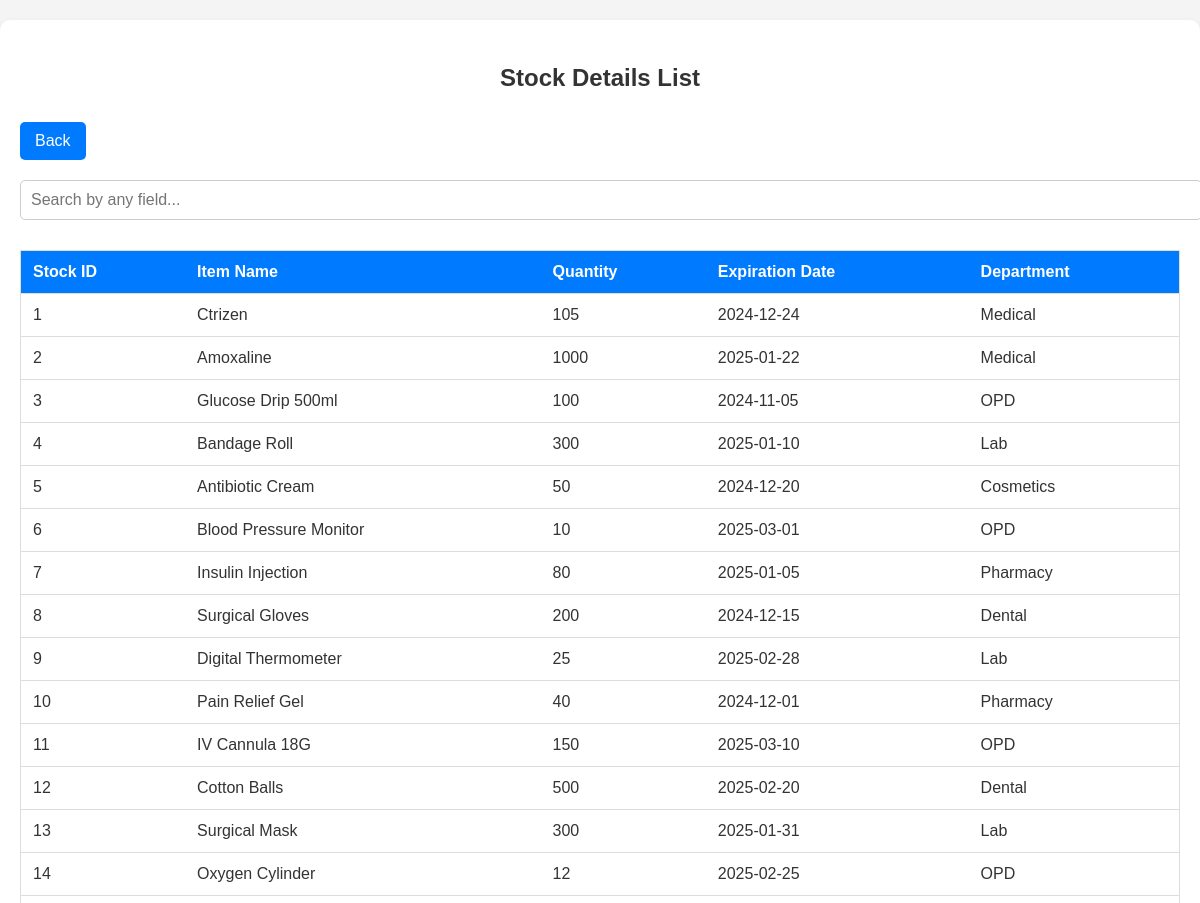
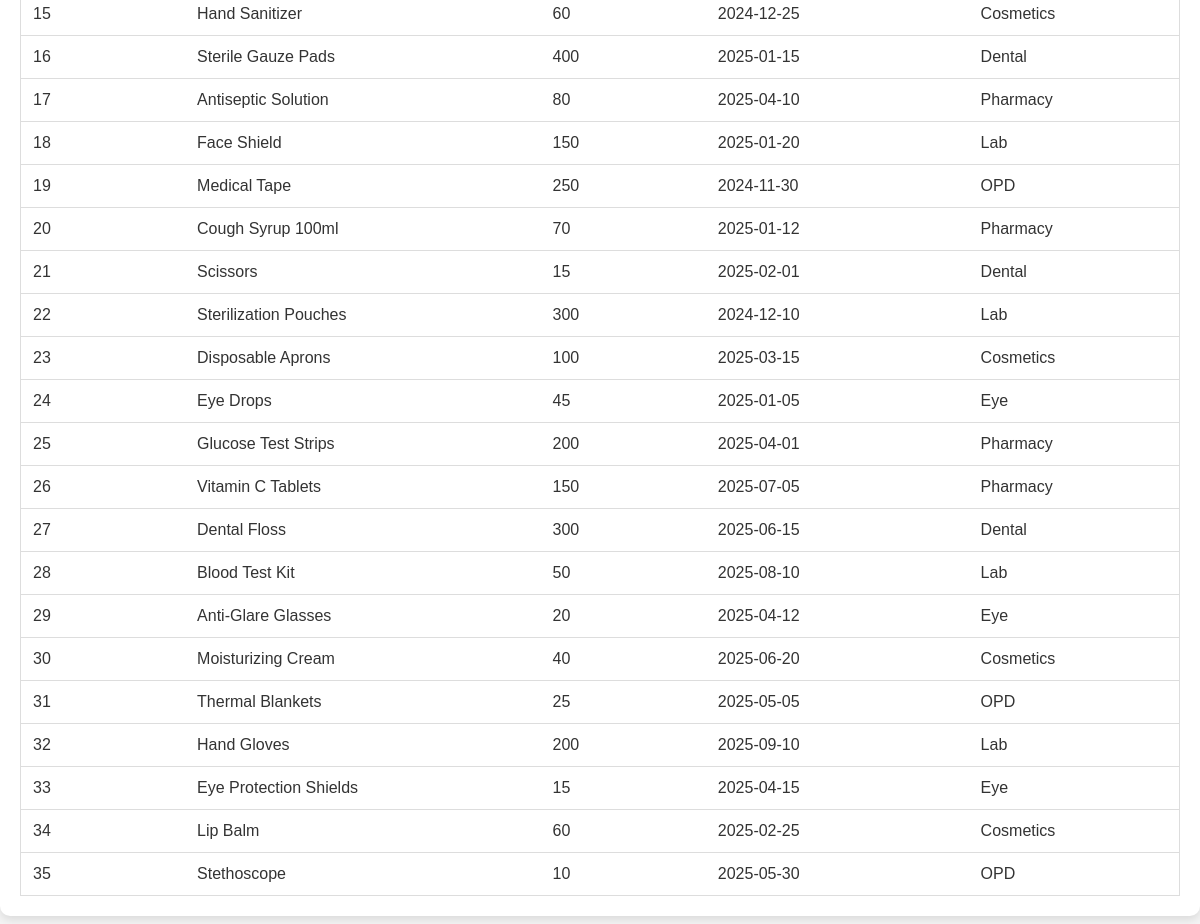
/hospital/cstock.php, run on the app's committed database (2 pictures, top to bottom).
### tables this page shows
CREATE TABLE `stock_details` (
  `stock_id` int(11) NOT NULL,
  `item_name` varchar(30) NOT NULL,
  `quantity` int(11) NOT NULL,
  `ex_date` date NOT NULL,
  `department` varchar(30) NOT NULL,
  `time` timestamp NOT NULL DEFAULT current_timestamp() ON UPDATE current_timestamp()
);

### hospital/cstock.php (the view, shortened to what this page needs)
<?php
include 'conf.php';
$sql = "SELECT * FROM stock_details";
$result = mysqli_query($conn, $sql);
?>
<!DOCTYPE html>
<html lang="en">
<head>
    <link rel="stylesheet" href="longtables.css">
</head>
<body>
    <div class="container">
        <h3>Stock Details List</h3>
        <button class="back" onclick="window.location.href='cinvendash.php'">Back</button>
        <input type="text" id="search" placeholder="Search by any field...">
        <div class="main-content">
            <table id="stockdetails">
                <thead>
                    <tr>
                        <th>Stock ID</th>
                        <th>Item Name</th>
                        <th>Quantity</th>
                        <th>Expiration Date</th>
                        <th>Department</th>
                    </tr>
                </thead>
                <tbody>
                    <?php
                    if ($result && mysqli_num_rows($result) > 0) {
                        while ($row = mysqli_fetch_assoc($result)) {
                            echo "<tr>";
                            echo "<td>" . $row['stock_id'] . "</td>";
                            echo "<td>" . $row['item_name'] . "</td>";
                            echo "<td>" . $row['quantity'] . "</td>";
                            echo "<td>" . $row['ex_date'] . "</td>";
                            echo "<td>" . $row['department'] . "</td>";
                        }
                    } else {
                        echo "<tr><td colspan='7'>No stock records available</td></tr>";
                    }
                    ?>
                </tbody>
            </table>
        </div>
    </div>
</body>
</html>

### hospital/longtables.css (style rules this page uses)
body { font-family: Arial, sans-serif; margin: 0; padding: 0; background-color: #f4f4f4; color: #333; }
.container { max-width: 1200px; margin: 20px auto; background-color: #ffffff; padding: 20px; box-shadow: 0 4px 8px rgba(0, 0, 0, 0.1); border-radius: 10px; }
h3 { text-align: center; color: #333; font-size: 24px; margin-bottom: 20px; }
.add-patient, .back { background-color: #007bff; color: #ffffff; border: none; padding: 10px 15px; font-size: 16px; cursor: pointer; border-radius: 5px; margin: 10px 0; text-align: center; display: inline-block; }
#search { width: 100%; padding: 10px; margin: 10px 0; font-size: 16px; border: 1px solid #ccc; border-radius: 5px; }
table { width: 100%; border-collapse: collapse; margin-top: 20px; border: 1px solid #ddd; }
th, td { padding: 12px; text-align: left; border-bottom: 1px solid #ddd; }
th { background-color: #007bff; color: white; font-weight: bold; }
button { padding: 6px 12px; font-size: 14px; border: none; border-radius: 3px; cursor: pointer; }

### data on the page
stock_details: stock_id "1", item_name "Ctrizen", quantity "105", ex_date "2024-12-24", department "Medical"
stock_details: stock_id "2", item_name "Amoxaline", quantity "1000", ex_date "2025-01-22", department "Medical"
stock_details: stock_id "3", item_name "Glucose Drip 500ml", quantity "100", ex_date "2024-11-05", department "OPD"
stock_details: stock_id "4", item_name "Bandage Roll", quantity "300", ex_date "2025-01-10", department "Lab"
stock_details: stock_id "5", item_name "Antibiotic Cream", quantity "50", ex_date "2024-12-20", department "Cosmetics"
stock_details: stock_id "6", item_name "Blood Pressure Monitor", quantity "10", ex_date "2025-03-01", department "OPD"
stock_details: stock_id "7", item_name "Insulin Injection", quantity "80", ex_date "2025-01-05", department "Pharmacy"
stock_details: stock_id "8", item_name "Surgical Gloves", quantity "200", ex_date "2024-12-15", department "Dental"
stock_details: stock_id "9", item_name "Digital Thermometer", quantity "25", ex_date "2025-02-28", department "Lab"
stock_details: stock_id "10", item_name "Pain Relief Gel", quantity "40", ex_date "2024-12-01", department "Pharmacy"
stock_details: stock_id "11", item_name "IV Cannula 18G", quantity "150", ex_date "2025-03-10", department "OPD"
stock_details: stock_id "12", item_name "Cotton Balls", quantity "500", ex_date "2025-02-20", department "Dental"
stock_details: stock_id "13", item_name "Surgical Mask", quantity "300", ex_date "2025-01-31", department "Lab"
stock_details: stock_id "14", item_name "Oxygen Cylinder", quantity "12", ex_date "2025-02-25", department "OPD"
stock_details: stock_id "15", item_name "Hand Sanitizer", quantity "60", ex_date "2024-12-25", department "Cosmetics"
stock_details: stock_id "16", item_name "Sterile Gauze Pads", quantity "400", ex_date "2025-01-15", department "Dental"
stock_details: stock_id "17", item_name "Antiseptic Solution", quantity "80", ex_date "2025-04-10", department "Pharmacy"
stock_details: stock_id "18", item_name "Face Shield", quantity "150", ex_date "2025-01-20", department "Lab"
stock_details: stock_id "19", item_name "Medical Tape", quantity "250", ex_date "2024-11-30", department "OPD"
stock_details: stock_id "20", item_name "Cough Syrup 100ml", quantity "70", ex_date "2025-01-12", department "Pharmacy"
stock_details: stock_id "21", item_name "Scissors", quantity "15", ex_date "2025-02-01", department "Dental"
stock_details: stock_id "22", item_name "Sterilization Pouches", quantity "300", ex_date "2024-12-10", department "Lab"
stock_details: stock_id "23", item_name "Disposable Aprons", quantity "100", ex_date "2025-03-15", department "Cosmetics"
stock_details: stock_id "24", item_name "Eye Drops", quantity "45", ex_date "2025-01-05", department "Eye"
stock_details: stock_id "25", item_name "Glucose Test Strips", quantity "200", ex_date "2025-04-01", department "Pharmacy"
stock_details: stock_id "26", item_name "Vitamin C Tablets", quantity "150", ex_date "2025-07-05", department "Pharmacy"
stock_details: stock_id "27", item_name "Dental Floss", quantity "300", ex_date "2025-06-15", department "Dental"
stock_details: stock_id "28", item_name "Blood Test Kit", quantity "50", ex_date "2025-08-10", department "Lab"
stock_details: stock_id "29", item_name "Anti-Glare Glasses", quantity "20", ex_date "2025-04-12", department "Eye"
stock_details: stock_id "30", item_name "Moisturizing Cream", quantity "40", ex_date "2025-06-20", department "Cosmetics"
stock_details: stock_id "31", item_name "Thermal Blankets", quantity "25", ex_date "2025-05-05", department "OPD"
stock_details: stock_id "32", item_name "Hand Gloves", quantity "200", ex_date "2025-09-10", department "Lab"
stock_details: stock_id "33", item_name "Eye Protection Shields", quantity "15", ex_date "2025-04-15", department "Eye"
stock_details: stock_id "34", item_name "Lip Balm", quantity "60", ex_date "2025-02-25", department "Cosmetics"
stock_details: stock_id "35", item_name "Stethoscope", quantity "10", ex_date "2025-05-30", department "OPD"
